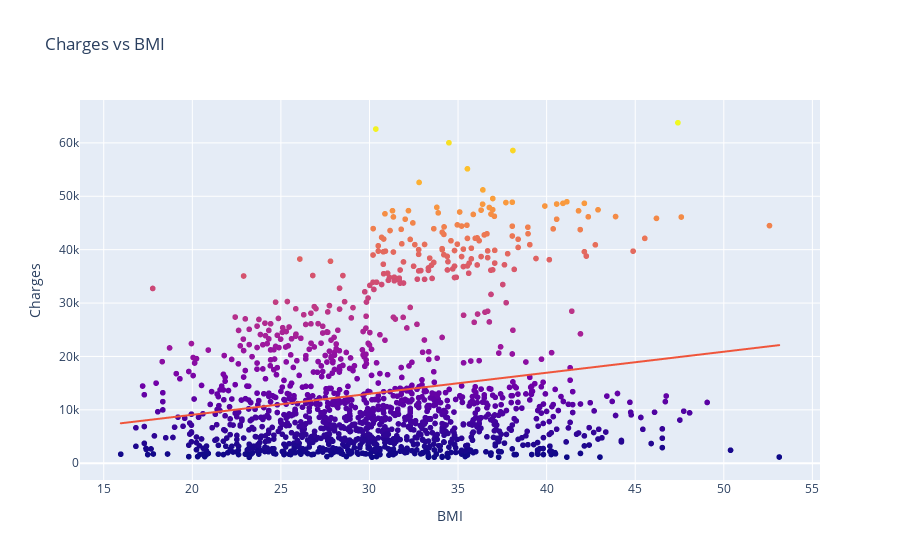

Notebook code for this chart:
### Markdown cell above
BMI vs Charges

### Code cell
fig_BMI = px.scatter(insurance, x='BMI', y='Charges', color='Charges',
                 title="Charges vs BMI",
                 labels={'bmi': 'BMI', 'charges': 'Charges'}, trendline='ols')

fig_BMI.update_layout(coloraxis_showscale=False)
fig_BMI.show()

### Figure 1 — Plotly figure (JSON) as saved in the notebook; plotly's stock layout.template omitted (floating-point values rounded to 4 significant figures; data arrays with more than 128 entries replaced by an {"elided": "..."} marker saying what was removed)
{"data": [{"hovertemplate": "BMI=%{x}<br>Charges=%{marker.color}<extra></extra>", "legendgroup": "", "marker": {"color": {"elided": "1338 float values"}, "coloraxis": "coloraxis", "symbol": "circle"}, "mode": "markers", "name": "", "showlegend": false, "type": "scattergl", "x": {"elided": "1338 float values"}, "xaxis": "x", "y": {"elided": "1338 float values"}, "yaxis": "y"}, {"hovertemplate": "<b>OLS trendline</b><br>Charges = 393.873 * BMI + 1192.94<br>R<sup>2</sup>=0.039339<br><br>BMI=%{x}<br>Charges=%{y} <b>(trend)</b><extra></extra>", "legendgroup": "", "marker": {"symbol": "circle"}, "mode": "lines", "name": "", "showlegend": false, "type": "scattergl", "x": {"elided": "1338 float values"}, "xaxis": "x", "y": {"elided": "1338 float values"}, "yaxis": "y"}], "layout": {"coloraxis": {"colorbar": {"title": {"text": "Charges"}}, "colorscale": [[0, "#0d0887"], [0.1111, "#46039f"], [0.2222, "#7201a8"], [0.3333, "#9c179e"], [0.4444, "#bd3786"], [0.5556, "#d8576b"], [0.6667, "#ed7953"], [0.7778, "#fb9f3a"], [0.8889, "#fdca26"], [1, "#f0f921"]], "showscale": false}, "legend": {"tracegroupgap": 0}, "title": {"text": "Charges vs BMI"}, "xaxis": {"anchor": "y", "domain": [0, 1], "title": {"text": "BMI"}}, "yaxis": {"anchor": "x", "domain": [0, 1], "title": {"text": "Charges"}}}}
